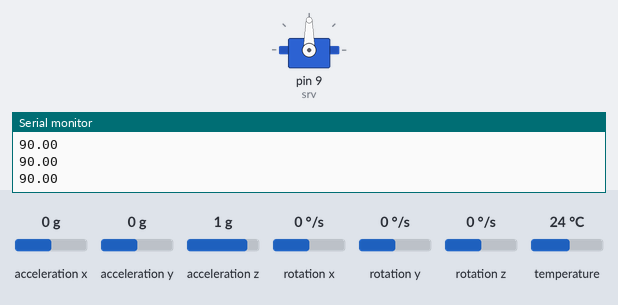
A sketch run on a simulated Arduino Uno, built with avr-gcc and run on an emulated ATmega328P. Shown: servo, the last lines printed to the serial monitor. The inputs (shaded band) are chosen by the test bench; at power-on: acceleration z 1 g, acceleration x 0 g, acceleration y 0 g, rotation x 0 °/s, rotation y 0 °/s, rotation z 0 °/s, temperature 24 °C.

Above: at 1.3 s.
1.4 s: acceleration z set to 0 g
At 1.9 s:
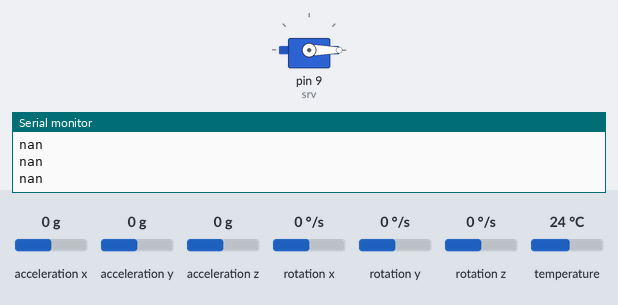
2.9 s: acceleration x set to 0.2 g
At 3.9 s:
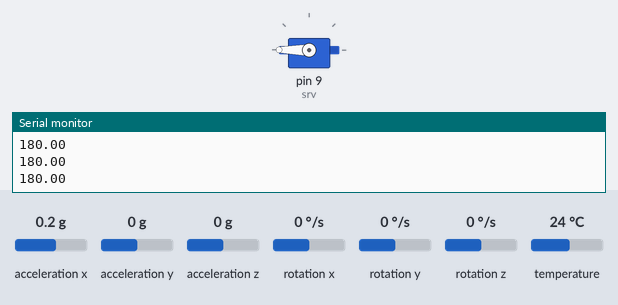
4.4 s: acceleration z set to -0.8 g
At 5.6 s:
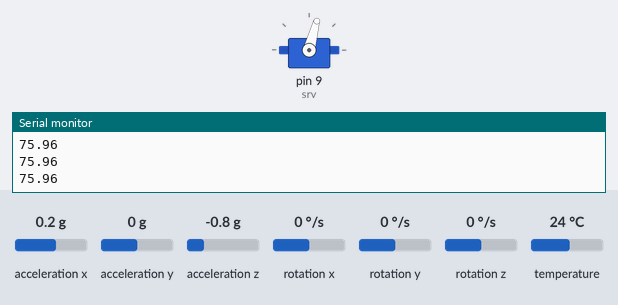
5.9 s: acceleration x set to -1.4 g
At 7.1 s:
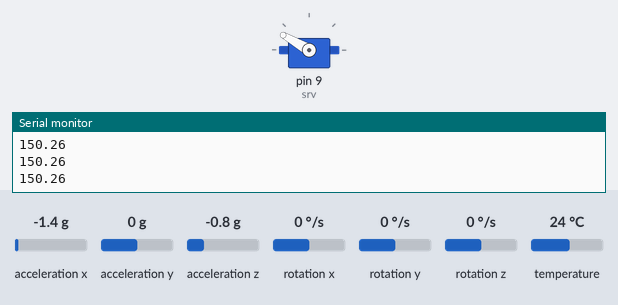
7.4 s: acceleration x set to -0.8 g
At 8.6 s:
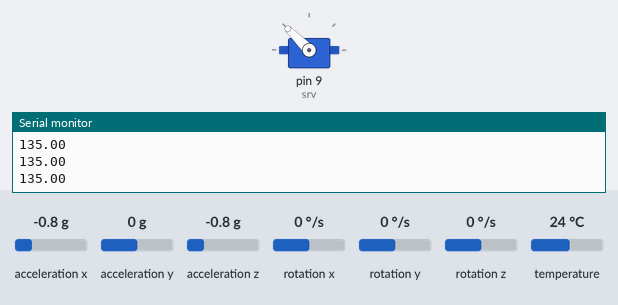
8.9 s: acceleration z set to -1.4 g
At 9.2 s:
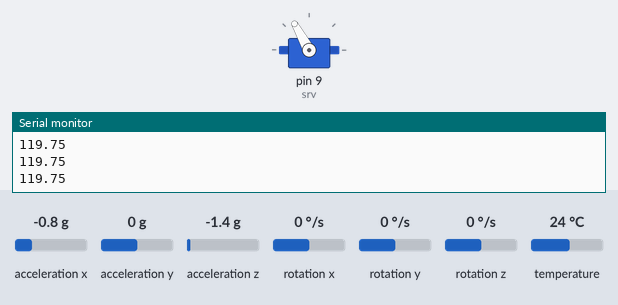
Timing chart, 0 to 11.4 s (numbered marks = the images above; inputs shaded):
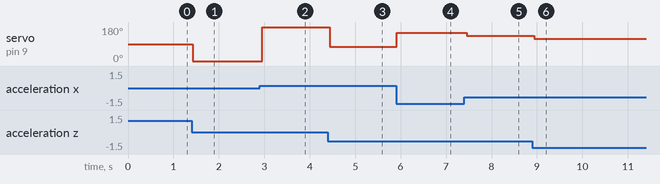

Measured:
- the behaviour switches between 0 and 0.1 g on acceleration x (found by bisection; images 1 and 2)
- after the input at 1.4 s, servo on pin 9 (srv): 90° → 0° at once
- after the input at 2.9 s, servo on pin 9 (srv): 0° → 180° after 0.05 s
- after the input at 4.4 s, servo on pin 9 (srv): 180° → 75° at once
- after the input at 5.9 s, servo on pin 9 (srv): 75° → 150° at once
- after the input at 7.4 s, servo on pin 9 (srv): 150° → 135° after 0.05 s
- after the input at 8.9 s, servo on pin 9 (srv): 135° → 119° at once

The sketch:

servo_s_MPU6050.ino
```cpp
#include <Adafruit_MPU6050.h>
#include <Adafruit_Sensor.h>
#include <Wire.h>
#include <Servo.h>

Adafruit_MPU6050 mpu;
Servo srv;

void setup(void) {
  srv.attach(9);
  Serial.begin(115200);
  if (!mpu.begin()) {
    Serial.println("Failed to find MPU6050 chip");
    while (1) {
      delay(10);
    }
  }
  Serial.println("MPU6050 Found!");
  mpu.setAccelerometerRange(MPU6050_RANGE_2_G);
  mpu.setGyroRange(MPU6050_RANGE_250_DEG);
  mpu.setFilterBandwidth(MPU6050_BAND_21_HZ);
  delay(100);
}

void loop() {
  sensors_event_t a, g, temp;
  mpu.getEvent(&a, &g, &temp);
  float alpha = atan(a.acceleration.x/a.acceleration.z);
  float angle = 180.0*alpha/3.1415 + 90.0; //-3.1415/2 ... 3.1415/2; -> 0 .. 180
  srv.write(angle);
  Serial.println(angle);
  delay(50);
}
```
